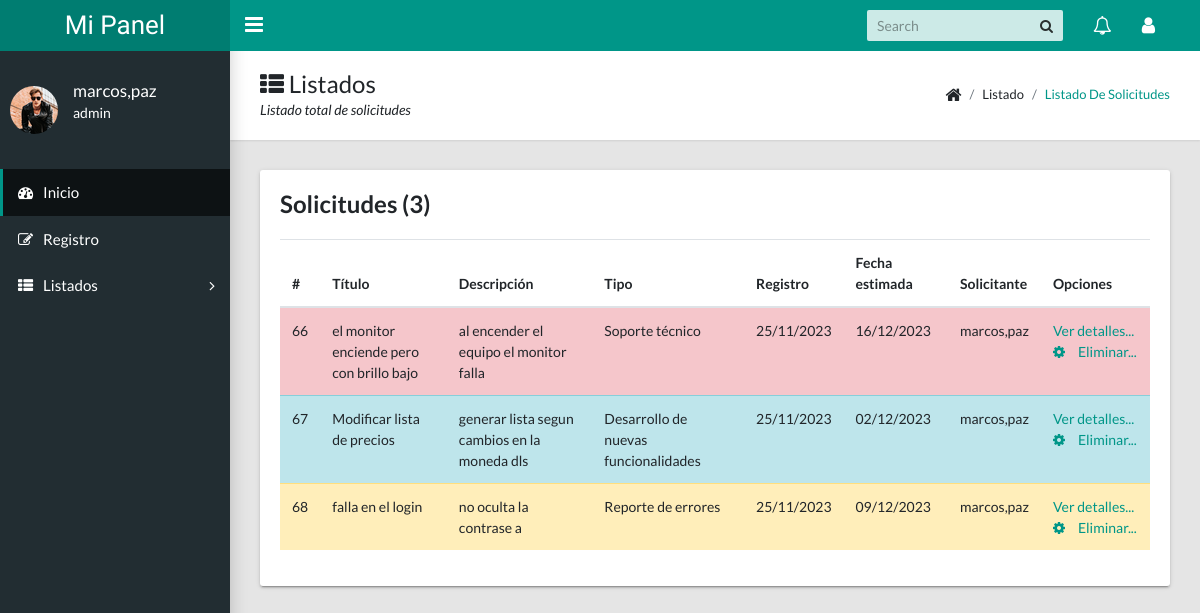
Screenshot of /listado.php (signed in) with the database file from the repository.
### tables this page shows
CREATE TABLE `solicitud` (
  `id` int NOT NULL AUTO_INCREMENT,
  `titulo` varchar(50) DEFAULT NULL,
  `descripcion` varchar(100) DEFAULT NULL,
  `fechaActual` date DEFAULT NULL,
  `fecha` date DEFAULT NULL,
  `usuario` varchar(45) DEFAULT NULL,
  `id_tipo_solicitud` int DEFAULT NULL,
  PRIMARY KEY (`id`),
  KEY `fk_tipo_solicitud` (`id_tipo_solicitud`),
  CONSTRAINT `fk_tipo_solicitud` FOREIGN KEY (`id_tipo_solicitud`) REFERENCES `tipo_solicitud` (`id_tipo_solicitud`)
);

CREATE TABLE `tipo_solicitud` (
  `id_tipo_solicitud` int NOT NULL,
  `nombre_tipo_solicitud` varchar(50) NOT NULL,
  PRIMARY KEY (`id_tipo_solicitud`)
);

### controlador/contarTotalSolicitud.php (called while the page is built)
<?php
require_once './modelo/conexion.php';
require_once './funciones/contarTotalSolicitud.php';
contar_total_solicitud($conexion);

### controlador/listadoSolicid.php (the view, shortened to what this page needs)
<?php
require_once './modelo/conexion.php';
$filaColor="";
$sql = "SELECT solicitud.*, tipo_solicitud.nombre_tipo_solicitud
        FROM solicitud
        INNER JOIN tipo_solicitud ON solicitud.id_tipo_solicitud = tipo_solicitud.id_tipo_solicitud";
$result = $conexion->query($sql);
if ($result->num_rows > 0) {
    while ($row = $result->fetch_assoc()) {
      if ($row["id_tipo_solicitud"] == "3") {
         $filaColor=      '<tr class="table-danger">';
      }
      if ($row['id_tipo_solicitud'] == '2') {
            $filaColor = '<tr class="table-warning">';
      }
      if ($row['id_tipo_solicitud'] == '1') {
            $filaColor =  '<tr class="table-info">';
      }
        $descripcion_cortada = implode(' ', array_slice(str_word_count($row["descripcion"], 1), 0, 20));
        echo "{$filaColor}
            <td>{$row["id"]}</td>
            <td>{$row["titulo"]}</td>
            <td>{$descripcion_cortada}</td>
            <td>{$row["nombre_tipo_solicitud"]}</td>
           <td>" . date('d/m/Y', strtotime($row['fechaActual'])) . "</td>
            <td>" . date('d/m/Y', strtotime($row['fecha'])) . "</td>
            <td>{$row["usuario"]}</td>
            <td>
                <a href='#'>Ver detalles...</a>
                <a href='#'><i class='app-menu__icon fa fa-cog'></i>Eliminar...</a>
            </td>
        </tr>";
    }
} else {
    "No se encontraron resultados";
}
?>

### listado.php (shortened to what this page needs)
<!DOCTYPE html>
<html lang="en">
<?php require_once './vista/index/head.php'; ?>
<body class="app sidebar-mini">
    <?php require_once './vista/index/header.php'; ?>
    <?php require_once './vista/index/asideBar.php'; ?>
    <main class="app-content">
        <div class="app-title">
            <div>
                <h1><i class="fa fa-th-list"></i> Listados</h1>
                <p>Listado total de solicitudes</p>
            </div>
            <ul class="app-breadcrumb breadcrumb">
                <li class="breadcrumb-item"><i class="fa fa-home fa-lg"></i></li>
                <li class="breadcrumb-item">Listado</li>
                <li class="breadcrumb-item active"><a href="#">Listado de Solicitudes</a></li>
            </ul>
        </div>
        <div class="row">
            <div class="col-md-12">
                <div class="tile">
                    <h3 class="tile-title">Solicitudes (<?php require_once './controlador/contarTotalSolicitud.php'; ?>)
                    </h3>
                    <div class="table-responsive">
                        <table class="table">
                            <thead>
                                <tr>
                                    <th>#</th>
                                    <th>Título</th>
                                    <th>Descripción</th>
                                    <th>Tipo</th>
                                    <th>Registro</th>
                                    <th>Fecha estimada</th>
                                    <th>Solicitante</th>
                                    <th>Opciones</th>
                                </tr>
                            </thead>
                            <tbody>
                                <?php include './controlador/listadoSolicid.php'; ?>
                            </tbody>
                        </table>
                    </div>
                </div>
            </div>
        </div>
    </main>
</body>
</html>

### vista/index/head.php (shortened to what this page needs)
<head>
    <link rel="stylesheet" type="text/css" href="css/main.css">
    <link rel="stylesheet" type="text/css"
        href="https://maxcdn.bootstrapcdn.com/font-awesome/4.7.0/css/font-awesome.min.css">
</head>

### vista/index/header.php (shortened to what this page needs)
<header class="app-header"><a class="app-header__logo" href="index.php">Mi Panel</a>
    <a class="app-sidebar__toggle" href="#" data-toggle="sidebar"
        aria-label="Hide Sidebar"></a>
    <ul class="app-nav">
        <li class="app-search">
            <input class="app-search__input" type="search" placeholder="Search">
            <button class="app-search__button"><i class="fa fa-search"></i></button>
        </li>
        <li class="dropdown"><a class="app-nav__item" href="#" data-toggle="dropdown"
                aria-label="Show notifications"><i class="fa fa-bell-o fa-lg"></i></a>
        </li>
        <li class="dropdown"><a class="app-nav__item" href="#" data-toggle="dropdown" aria-label="Open Profile Menu"><i
                    class="fa fa-user fa-lg"></i></a>
        </li>
    </ul>
</header>

### vista/index/asideBar.php (shortened to what this page needs)
<aside class="app-sidebar">
    <div class="app-sidebar__user"><img class="app-sidebar__user-avatar" src="<?php echo $_SESSION["imagen"]  ?>"
            alt="Sue Palacios">
        <div>
            <p class="app-sidebar__user-name">
                <?php echo $_SESSION["nombre"] . "," . $_SESSION["apellido"]; ?>
            </p>
            <p class=" app-sideba__user-designation"> admin</p>
        </div>
    </div>
    <ul class="app-menu">
        <li><a class="app-menu__item active" href="index.php"><i class="app-menu__icon fa fa-dashboard"></i><span
                    class="app-menu__label">Inicio</span></a></li>
        <li><a class="app-menu__item" href="carga.php"><i class="app-menu__icon fa fa-edit"></i><span
                    class="app-menu__label">Registro</span></a></li>
        <li class="treeview"><a class="app-menu__item" href="#" data-toggle="treeview"><i
                    class="app-menu__icon fa fa-th-list"></i><span class="app-menu__label">Listados</span><i
                    class="treeview-indicator fa fa-angle-right"></i></a>
        </li>
    </ul>
</aside>

### funciones/contarTotalSolicitud.php
<?php
function contar_total_solicitud($conexion)
{
    $sql = "SELECT COUNT(*) as total_error FROM solicitud ";
    $result = mysqli_query($conexion, $sql);
    if ($result->num_rows > 0) {
        $row = $result->fetch_assoc();
        echo "" . $row["total_error"];
    } else {
        echo "No se encontraron solicitudes";
    }
}

### rows the page displays
solicitud: id "66", titulo "el monitor enciende pero con brillo bajo", descripcion "al encender el equipo el monitor falla", id_tipo_solicitud.nombre_tipo_solicitud "Soporte técnico", fechaActual "25/11/2023", fecha "16/12/2023", usuario "marcos,paz"
solicitud: id "67", titulo "Modificar lista de precios", descripcion "generar lista segun cambios en la moneda dls", id_tipo_solicitud.nombre_tipo_solicitud "Desarrollo de nuevas funcionalidades", fechaActual "25/11/2023", fecha "02/12/2023", usuario "marcos,paz"
solicitud: id "68", titulo "falla en el login", descripcion "no oculta la contrase a", id_tipo_solicitud.nombre_tipo_solicitud "Reporte de errores", fechaActual "25/11/2023", fecha "09/12/2023", usuario "marcos,paz"

### other values shown
$_SESSION["nombre"] "marcos"
$_SESSION["apellido"] "paz"
$row["total_error"] "3"
